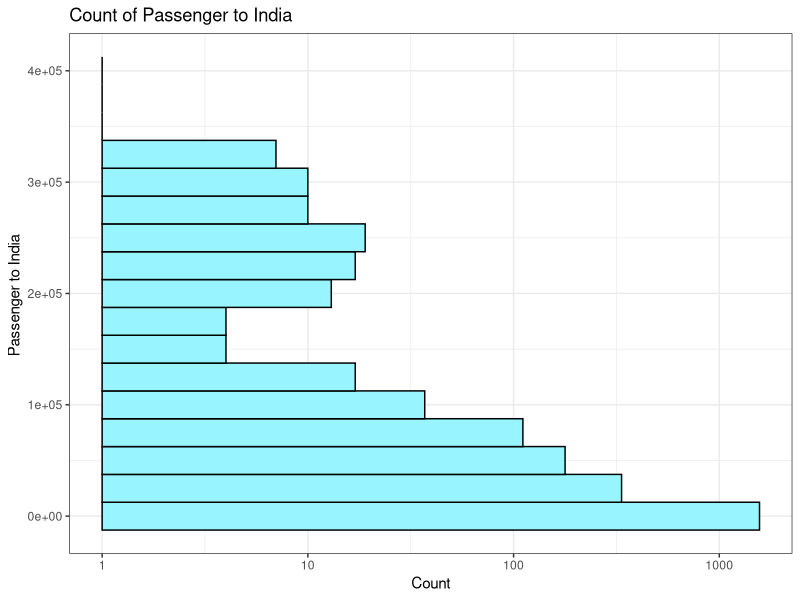
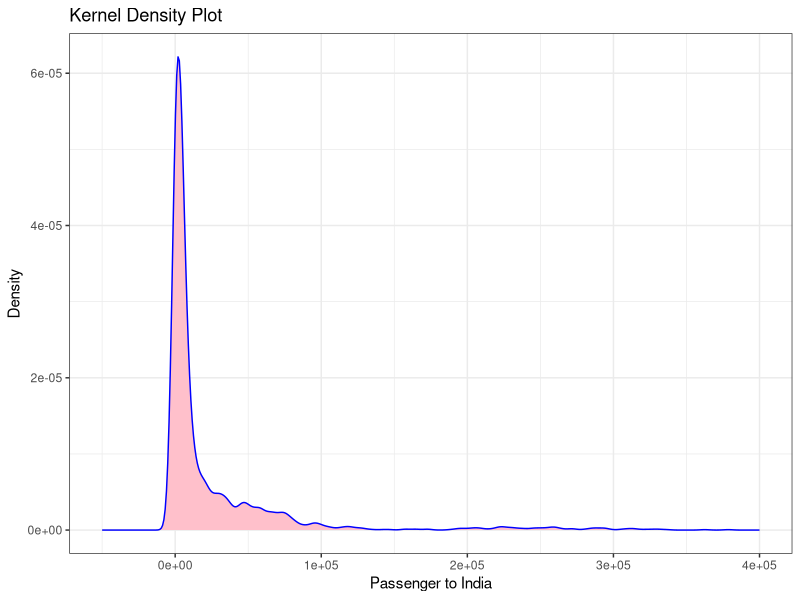
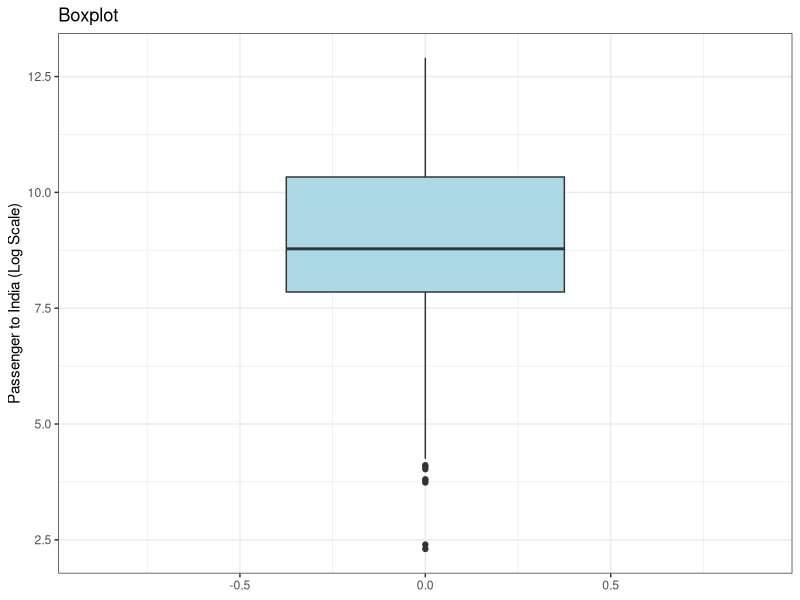
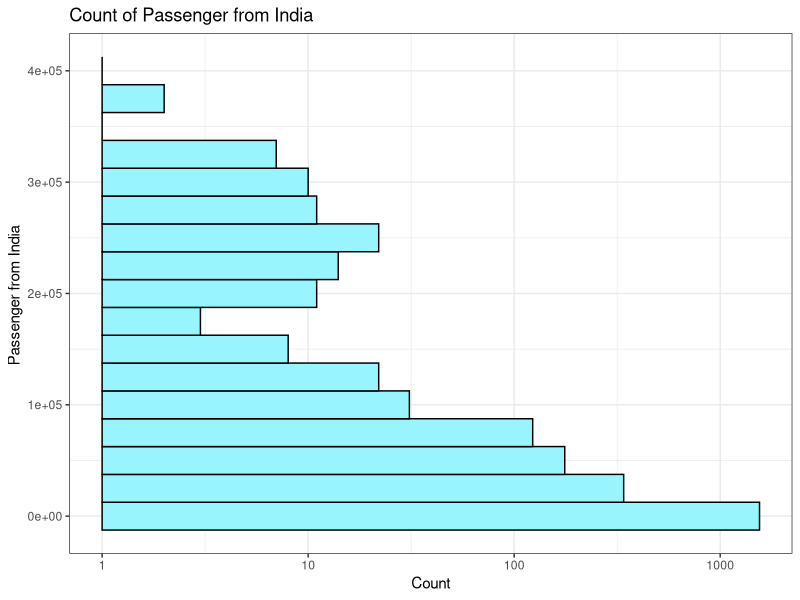
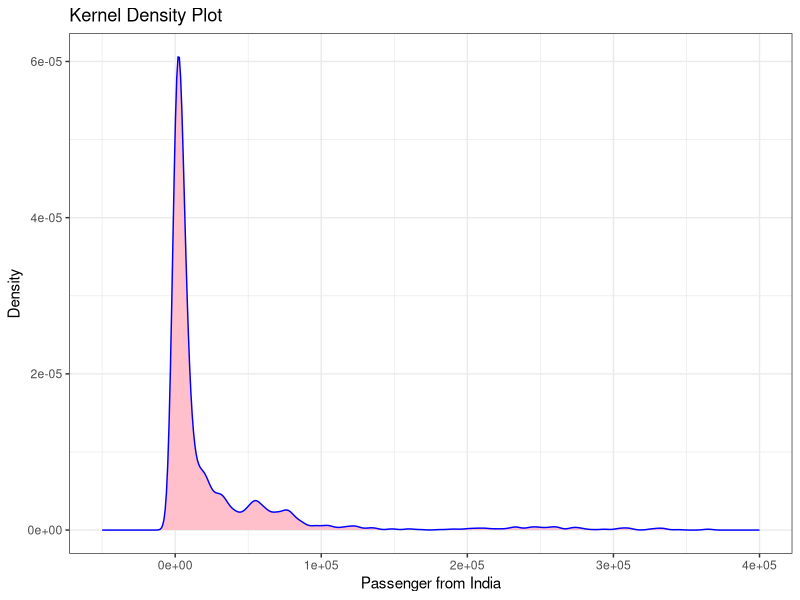
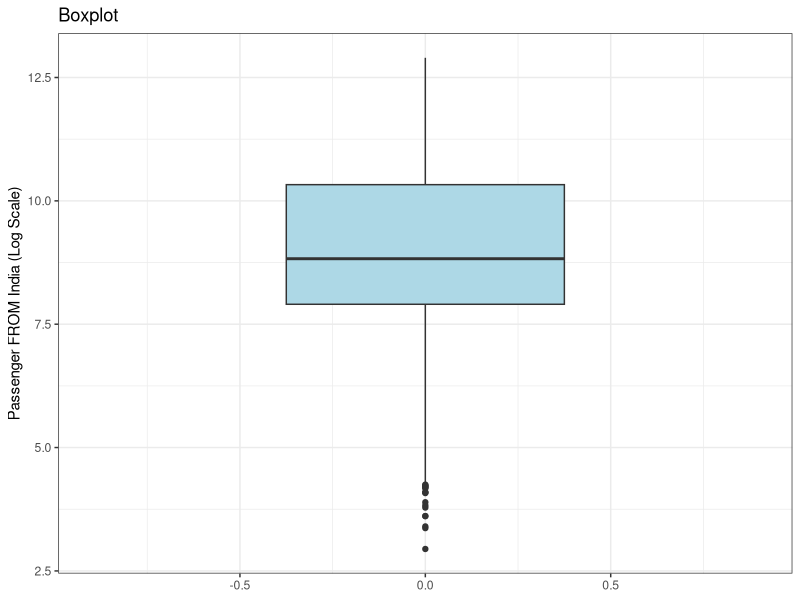
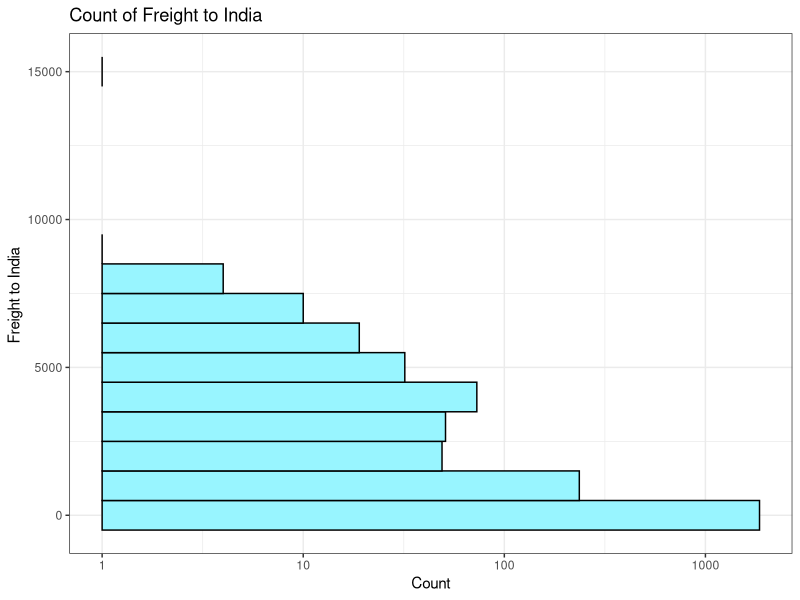
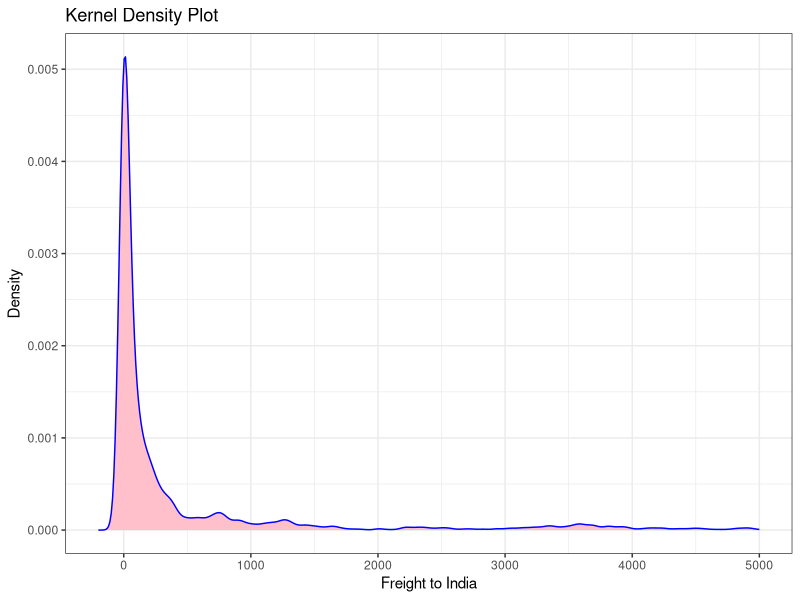

The R source for these figures, in order:
#' ---
#' title: "Analysis of International Air Traffic "
#' author: "Mihir Kohli"
#' date: ""
#' ---


library(tidyverse)

##Importing data
data <- read.csv("Airlinewise Monthly International Air Traffic To And From The Indian Territory.csv")
##Overview of data
glimpse(data)

##Dimension of data
dim(data)

##Checking for NA values
data%>%map(~sum(is.na(.)))


##Replacing the NA value with zero
data<-data%>%replace_na(list(PASSENGERS.TO.INDIA=0))
data%>%map(~sum(is.na(.)))

##Checking data type in each column
sapply(data,typeof)
##Changing all non integer numeric data to integer
data1<-data%>%mutate_all(type.convert)%>%mutate_if(is.double,as.integer)
sapply(data1,typeof)

##Analysis on Passenger to India

##Summary
summary(data1$PASSENGERS.TO.INDIA)

#Histogram showing passenger to India vs count
ggplot(data1,aes(x=PASSENGERS.TO.INDIA))+
  geom_histogram(binwidth = 25000,fill="cadetblue1",col="black")+
  scale_y_continuous(trans="log10")+
  theme_bw()+
  coord_flip()+
  labs(x="Passenger to India ", y="Count") +
  ggtitle("Count of Passenger to India")


#Kernel Density Plot
ggplot(data1,aes(x=PASSENGERS.TO.INDIA))+
  geom_density(colour="blue",fill="pink")+
  scale_x_continuous(limits = c(-50000,400000))+
  theme_bw()+
  ggtitle("Kernel Density Plot")+
  labs(x="Passenger to India", y= "Density")

#boxplot
ggplot(data1, aes(y = log(PASSENGERS.TO.INDIA),base=10)) + 
  geom_boxplot(fill="lightblue")+
  theme_bw()+
  ggtitle("Boxplot")+
  labs(y="Passenger to India (Log Scale)")+
  scale_x_continuous(limit=c(-0.9,0.9))

#total passenger to india in year 2015, 2016 and 2017
data1%>%group_by(YEAR)%>%summarise(Total_Passenger=sum(PASSENGERS.TO.INDIA))
#Top 10 airlines carrying highest passenger to India
d1<-data1%>%group_by(AIRLINE.NAME)%>%summarise(Total_Passenger=sum(PASSENGERS.TO.INDIA))
head(arrange(d1,desc(d1$Total_Passenger)),10)
#Total passenger to India Quarter wise
data1 %>%
  group_by(YEAR, QUARTER) %>%
  summarise(Total_Passenger = sum(PASSENGERS.TO.INDIA)) %>%
  spread(key = QUARTER, value = Total_Passenger)

##Analysis on Passenger from India
summary(data1$PASSENGERS.FROM.INDIA)

#Histogram showing passenger from india vs count
ggplot(data1,aes(x=PASSENGERS.FROM.INDIA))+
  geom_histogram(binwidth = 25000,fill="cadetblue1",col="black")+
  scale_y_continuous(trans="log10")+
  theme_bw()+
  coord_flip()+
  labs(x="Passenger from India ", y="Count") +
  ggtitle("Count of Passenger from India")

#Kernel Density Plot
ggplot(data1,aes(x=PASSENGERS.FROM.INDIA))+
  geom_density(colour="blue",fill="pink")+
  scale_x_continuous(limits = c(-50000,400000))+
  theme_bw()+
  ggtitle("Kernel Density Plot")+
  labs(x="Passenger from India", y= "Density")

#boxplot
ggplot(data1, aes(y = log(PASSENGERS.FROM.INDIA),base=10)) + 
  geom_boxplot(fill="lightblue")+
  theme_bw()+
  ggtitle("Boxplot")+
  labs(y="Passenger FROM India (Log Scale)")+
  scale_x_continuous(limit=c(-0.9,0.9))

#total passenger from india in year 2015, 2016 and 2017
data1%>%group_by(YEAR)%>%summarise(Total_Passenger=sum(PASSENGERS.FROM.INDIA))
#Top 10 airlines carrying highest passenger from India
d2<-data1%>%group_by(AIRLINE.NAME)%>%summarise(Total_Passenger=sum(PASSENGERS.FROM.INDIA))
head(arrange(d2,desc(d2$Total_Passenger)),10)
#Total passenger from India Quarter wise
data1%>%
  group_by(QUARTER,YEAR)%>%
  summarise(Total_Passenger=sum(PASSENGERS.FROM.INDIA))%>%
  spread(key = QUARTER,value = Total_Passenger)


##Analysis on Freight to India
summary(data1$PASSENGERS.TO.INDIA)

#Histogram showing freight to India vs count
ggplot(data1,aes(x=FREIGHT.TO.INDIA))+
  geom_histogram(binwidth = 1000,fill="cadetblue1",col="black")+
  scale_y_continuous(trans="log10")+
  theme_bw()+
  coord_flip()+
  labs(x="Freight to India ", y="Count") +
  ggtitle("Count of Freight to India")

#Kernel Density Plot
ggplot(data1,aes(x=FREIGHT.TO.INDIA))+
  geom_density(colour="blue",fill="pink")+
  scale_x_continuous(limits = c(-200,5000))+
  theme_bw()+
  ggtitle("Kernel Density Plot")+
  labs(x="Freight to India", y= "Density")

#boxplot
ggplot(data1, aes(y = log(FREIGHT.TO.INDIA),base=10)) + 
  geom_boxplot(fill="lightblue")+
  theme_bw()+
  ggtitle("Boxplot")+
  labs(y="Freight to India (Log Scale)")+
  scale_x_continuous(limit=c(-0.9,0.9))

#total Freight to india in year 2015, 2016 and 2017
data1%>%group_by(YEAR)%>%summarise(Total_Freight=sum(FREIGHT.TO.INDIA))
#Top 10 airlines with highest Freight to India
d3<-data1%>%group_by(AIRLINE.NAME)%>%summarise(Total_Freight=sum(FREIGHT.TO.INDIA))
head(arrange(d3,desc(d3$Total_Freight)),10)
#Total Freight to India Quarter wise
data1%>%
  group_by(QUARTER,YEAR)%>%
  summarise(Total_Freight=sum(FREIGHT.TO.INDIA))%>%
  spread(key = QUARTER,value= Total_Freight)

##Analysis on freight from India 
summary(data1$FREIGHT.FROM.INDIA)

#Histogram showing freight from India vs count
ggplot(data1,aes(x=FREIGHT.FROM.INDIA))+
  geom_histogram(binwidth = 2500,fill="cadetblue1",col="black")+
  scale_y_continuous(trans="log10")+
  theme_bw()+
  coord_flip()+
  labs(x="Freight from India ", y="Count") +
  ggtitle("Count of Freight from India")

#Kernel Density Plot
ggplot(data1,aes(x=FREIGHT.FROM.INDIA))+
  geom_density(colour="blue",fill="pink")+
  scale_x_continuous(limits = c(-2000,15000))+
  theme_bw()+
  ggtitle("Kernel Density Plot")+
  labs(x="Freight from India", y= "Density")

#boxplot
ggplot(data1, aes(y = log(FREIGHT.FROM.INDIA),base=10)) + 
  geom_boxplot(fill="lightblue")+
  theme_bw()+
  ggtitle("Boxplot")+
  labs(y="Freight from India (Log Scale)")+
  scale_x_continuous(limit=c(-0.9,0.9))

#total Freight from india in year 2015, 2016 and 2017
data1%>%group_by(YEAR)%>%summarise(Total_Freight=sum(FREIGHT.FROM.INDIA))
#Top 10 airlines with highest Freight from India
d4<-data1%>%group_by(AIRLINE.NAME)%>%summarise(Total_Freight=sum(FREIGHT.FROM.INDIA))
head(arrange(d4,desc(d4$Total_Freight)),10)
#Total Freight from India Quarter wise
data1%>%
  group_by(QUARTER,YEAR)%>%
  summarise(Total_Freight=sum(FREIGHT.FROM.INDIA))%>%
  spread(key = QUARTER,value= Total_Freight)

###Analysis on most common months and most common quarters for travel


#Barplot on most common Months for Travel
ggplot(data1,aes(x=MONTH,fill=MONTH))+
  geom_bar(col="black")+
  theme_bw()+
  coord_flip()+
  labs(x="Month", y="Count") +
  ggtitle("Most Common Month of Air Travel")+
  theme(legend.position = "none")

#Barplot on most common Quarter for Travel
ggplot(data1,aes(x=QUARTER,fill=QUARTER))+
  geom_bar(col="black")+
  theme_bw()+
  coord_flip()+
  labs(x="Month", y="Count") +
  ggtitle("Most Common Quarter of Air Travel")+
  theme(legend.position = "none")

###Bivariate Analysis


#Analysis on passengers to India and passengers from India

c1<-data1%>%group_by(YEAR)%>%summarise(Total_Passenger=sum(PASSENGERS.TO.INDIA))
c2<-data1%>%group_by(YEAR)%>%summarise(Total_Passenger=sum(PASSENGERS.FROM.INDIA))
c1c2<-data.frame(Year=c1$YEAR,Passenger_to_India=c1$Total_Passenger,Passenger_from_India=c2$Total_Passenger)

c1c2 %>%
  gather(KEY,Passenger, Passenger_to_India, Passenger_from_India) %>%
  ggplot(aes(x=Year,y=Passenger ,colour=KEY)) +
  geom_line(lwd=1.5)+
  geom_point(cex=4)+
  theme_bw()+
  ggtitle("Comparison b/w Passenger to india and Passenger from India")

#Analysis on freight to India and freight from India
c3<-data1%>%group_by(YEAR)%>%summarise(Total_Freight=sum(FREIGHT.TO.INDIA))
c4<-data1%>%group_by(YEAR)%>%summarise(Total_Freight=sum(FREIGHT.FROM.INDIA))
c3c4<-data.frame(Year=c3$YEAR,Freight_to_India=c3$Total_Freight,Freight_from_India=c4$Total_Freight)

c3c4 %>%
  gather(KEY,Freight, Freight_to_India, Freight_from_India) %>%
  ggplot(aes(x=Year,y=Freight ,colour=KEY)) +
  geom_line(lwd=1.5)+
  geom_point(cex=4)+
  theme_bw()+
  ggtitle("Comparison b/w Freight to india and Freight from India")+
  scale_x_continuous(name = "Year", limits = c(2015, 2017), breaks = seq(2015, 2017, by = 1))

#Analysis on passengers to India and passengers from India with month

#Passenger to India and Passenger from India Month wise
ggplot(data1, aes(x=MONTH, y=PASSENGERS.TO.INDIA,fill=MONTH)) +
  geom_bar(stat="identity") +
  labs(title="Passenger To India", y="Count")

ggplot(data1, aes(x=MONTH, y=PASSENGERS.FROM.INDIA,fill=MONTH)) +
  geom_bar(stat="identity") +
  labs(title="Passenger From India", y="Count")

#Passenger to India and Passenger from India Quarter wise
ggplot(data1, aes(x=QUARTER, y=PASSENGERS.TO.INDIA,fill=QUARTER)) +
  geom_bar(stat="identity") +
  labs(title="Passenger To India", y="Count")

ggplot(data1, aes(x=QUARTER, y=PASSENGERS.FROM.INDIA,fill=QUARTER)) +
  geom_bar(stat="identity") +
  labs(title="Passenger From India", y="Count")

#Analysis on freight to India and freight from India 

#Freight to India and Freight from India Month wise
ggplot(data1, aes(x=MONTH, y=FREIGHT.TO.INDIA,fill=MONTH)) +
  geom_bar(stat="identity") +
  labs(title="Freight To India", y="Count")

ggplot(data1, aes(x=MONTH, y=FREIGHT.FROM.INDIA,fill=MONTH)) +
  geom_bar(stat="identity") +
  labs(title="Freight From India", y="Count")

#Freight to India and Freight from India Quarter wise
ggplot(data1, aes(x=QUARTER, y=FREIGHT.TO.INDIA,fill=QUARTER)) +
  geom_bar(stat="identity") +
  labs(title="Freight To India", y="Count")

ggplot(data1, aes(x=QUARTER, y=FREIGHT.FROM.INDIA,fill=QUARTER)) +
  geom_bar(stat="identity") +
  labs(title="Freight From India", y="Count")
